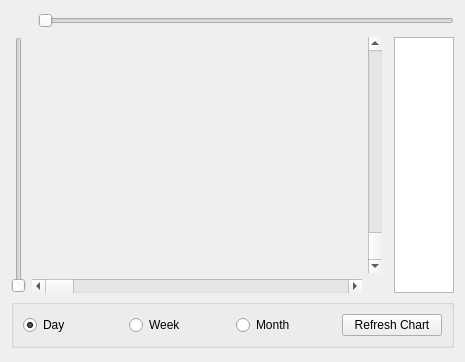
<?xml version="1.0" encoding="UTF-8"?>
<ui version="4.0">
 <class>ChartPage</class>
 <widget class="QWidget" name="ChartPage">
  <property name="geometry">
   <rect>
    <x>0</x>
    <y>0</y>
    <width>465</width>
    <height>362</height>
   </rect>
  </property>
  <property name="windowTitle">
   <string>Form</string>
  </property>
  <layout class="QVBoxLayout" name="verticalLayout_2">
   <item>
    <layout class="QVBoxLayout" name="verticalLayout_3">
     <item>
      <layout class="QHBoxLayout" name="horizontalLayout_4">
       <item>
        <spacer name="horizontalSpacer">
         <property name="orientation">
          <enum>Qt::Horizontal</enum>
         </property>
         <property name="sizeType">
          <enum>QSizePolicy::Fixed</enum>
         </property>
         <property name="sizeHint" stdset="0">
          <size>
           <width>27</width>
           <height>20</height>
          </size>
         </property>
        </spacer>
       </item>
       <item>
        <widget class="QSlider" name="hSlider">
         <property name="orientation">
          <enum>Qt::Horizontal</enum>
         </property>
        </widget>
       </item>
      </layout>
     </item>
    </layout>
   </item>
   <item>
    <layout class="QHBoxLayout" name="horizontalLayout" stretch="0">
     <item>
      <layout class="QHBoxLayout" name="horizontalLayout_3" stretch="0,0,0,0">
       <item>
        <widget class="QSlider" name="vSlider">
         <property name="orientation">
          <enum>Qt::Vertical</enum>
         </property>
        </widget>
       </item>
       <item>
        <layout class="QVBoxLayout" name="verticalLayout">
         <item>
          <widget class="QCustomPlot" name="chartBlock" native="true">
           <property name="sizePolicy">
            <sizepolicy hsizetype="Expanding" vsizetype="Expanding">
             <horstretch>0</horstretch>
             <verstretch>0</verstretch>
            </sizepolicy>
           </property>
          </widget>
         </item>
         <item>
          <widget class="QScrollBar" name="horizontalScrollBar">
           <property name="orientation">
            <enum>Qt::Horizontal</enum>
           </property>
          </widget>
         </item>
        </layout>
       </item>
       <item>
        <layout class="QVBoxLayout" name="verticalLayout_5">
         <property name="spacing">
          <number>-1</number>
         </property>
         <item>
          <widget class="QScrollBar" name="verticalScrollBar">
           <property name="enabled">
            <bool>true</bool>
           </property>
           <property name="orientation">
            <enum>Qt::Vertical</enum>
           </property>
           <property name="invertedAppearance">
            <bool>true</bool>
           </property>
          </widget>
         </item>
         <item>
          <spacer name="verticalSpacer">
           <property name="orientation">
            <enum>Qt::Vertical</enum>
           </property>
           <property name="sizeType">
            <enum>QSizePolicy::Fixed</enum>
           </property>
           <property name="sizeHint" stdset="0">
            <size>
             <width>20</width>
             <height>20</height>
            </size>
           </property>
          </spacer>
         </item>
        </layout>
       </item>
       <item>
        <widget class="QPlainTextEdit" name="txtBlocks">
         <property name="sizePolicy">
          <sizepolicy hsizetype="Fixed" vsizetype="Preferred">
           <horstretch>0</horstretch>
           <verstretch>0</verstretch>
          </sizepolicy>
         </property>
         <property name="maximumSize">
          <size>
           <width>60</width>
           <height>16777215</height>
          </size>
         </property>
         <property name="font">
          <font>
           <pointsize>7</pointsize>
          </font>
         </property>
        </widget>
       </item>
      </layout>
     </item>
    </layout>
   </item>
   <item>
    <widget class="QGroupBox" name="gbMargin">
     <property name="sizePolicy">
      <sizepolicy hsizetype="Preferred" vsizetype="Fixed">
       <horstretch>0</horstretch>
       <verstretch>0</verstretch>
      </sizepolicy>
     </property>
     <property name="maximumSize">
      <size>
       <width>16777215</width>
       <height>100</height>
      </size>
     </property>
     <property name="checkable">
      <bool>false</bool>
     </property>
     <layout class="QHBoxLayout" name="horizontalLayout_2">
      <item>
       <widget class="QRadioButton" name="rbDay">
        <property name="text">
         <string>Day</string>
        </property>
        <property name="checked">
         <bool>true</bool>
        </property>
       </widget>
      </item>
      <item>
       <widget class="QRadioButton" name="rbWeek">
        <property name="text">
         <string>Week</string>
        </property>
       </widget>
      </item>
      <item>
       <widget class="QRadioButton" name="rbMonth">
        <property name="text">
         <string>Month</string>
        </property>
       </widget>
      </item>
      <item>
       <widget class="QPushButton" name="btnRefresh">
        <property name="text">
         <string>Refresh Chart</string>
        </property>
       </widget>
      </item>
     </layout>
    </widget>
   </item>
   <item>
    <spacer name="verticalSpacer_2">
     <property name="orientation">
      <enum>Qt::Vertical</enum>
     </property>
     <property name="sizeType">
      <enum>QSizePolicy::Minimum</enum>
     </property>
     <property name="sizeHint" stdset="0">
      <size>
       <width>20</width>
       <height>3</height>
      </size>
     </property>
    </spacer>
   </item>
  </layout>
 </widget>
 <customwidgets>
  <customwidget>
   <class>QCustomPlot</class>
   <extends>QWidget</extends>
   <header>qcustomplot.h</header>
   <container>1</container>
  </customwidget>
 </customwidgets>
 <resources/>
 <connections/>
</ui>
